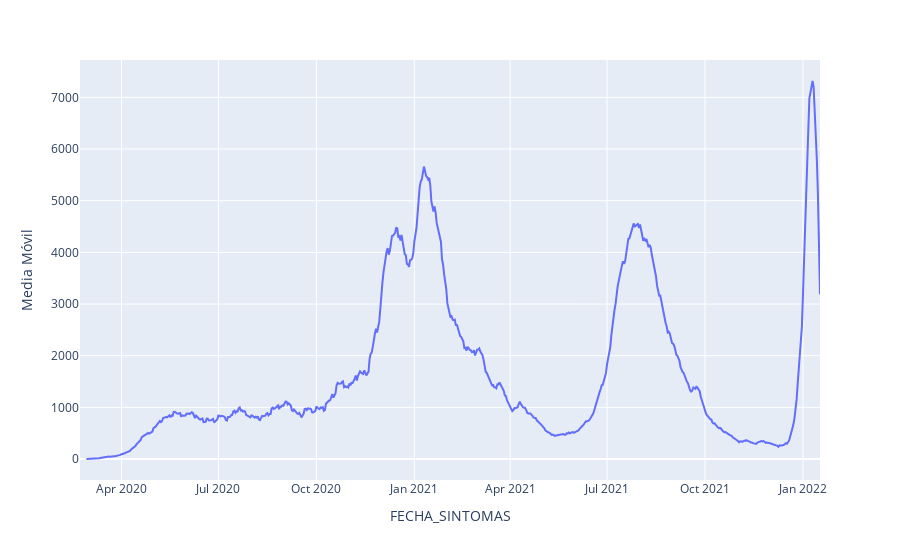

The notebook cell saved with this chart:
### Code cell
fig = px.line(confirmados_diarios, x='FECHA_SINTOMAS', y='Media Móvil')
fig.show()

### Figure 1 — Plotly figure (JSON) as saved in the notebook; plotly's stock layout.template omitted (floating-point values rounded to 4 significant figures; data arrays with more than 128 entries replaced by an {"elided": "..."} marker saying what was removed)
{"data": [{"hovertemplate": "FECHA_SINTOMAS=%{x}<br>Media Móvil=%{y}<extra></extra>", "legendgroup": "", "line": {"color": "#636efa", "dash": "solid"}, "marker": {"symbol": "circle"}, "mode": "lines", "name": "", "orientation": "v", "showlegend": false, "type": "scatter", "x": {"elided": "696 str values"}, "xaxis": "x", "y": {"elided": "696 float values"}, "yaxis": "y"}], "layout": {"autosize": true, "legend": {"tracegroupgap": 0}, "margin": {"t": 60}, "xaxis": {"anchor": "y", "autorange": true, "domain": [0, 1], "range": ["2020-02-22", "2022-01-17"], "title": {"text": "FECHA_SINTOMAS"}, "type": "date"}, "yaxis": {"anchor": "x", "autorange": true, "domain": [0, 1], "range": [-405.9, 7724.0], "title": {"text": "Media Móvil"}, "type": "linear"}}}
